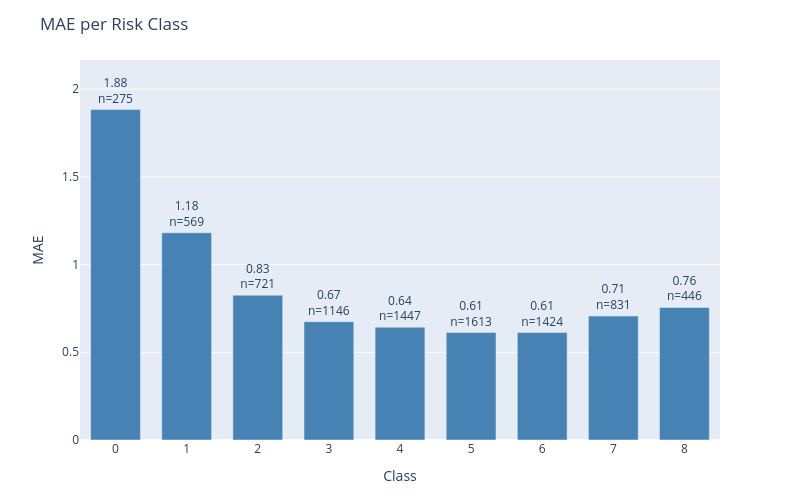

Notebook source saved alongside this figure:
### Code cell
plot_error_by_group(
    df=results_test,
    y_true_col='actual',
    y_pred_col='prediction',
    group_by='class',
    metric='mae',
    title='MAE per Risk Class'
)

### Figure 1 — Plotly figure (JSON) as saved in the notebook; plotly's stock layout.template omitted (floating-point values rounded to 4 significant figures)
{"data": [{"marker": {"color": "steelblue"}, "text": ["1.88<br>n=275", "1.18<br>n=569", "0.83<br>n=721", "0.67<br>n=1146", "0.64<br>n=1447", "0.61<br>n=1613", "0.61<br>n=1424", "0.71<br>n=831", "0.76<br>n=446"], "textposition": "outside", "type": "bar", "x": ["0", "1", "2", "3", "4", "5", "6", "7", "8"], "y": [1.884, 1.181, 0.8252, 0.6745, 0.6427, 0.6125, 0.6124, 0.7064, 0.7556]}], "layout": {"bargap": 0.3, "height": 500, "margin": {"b": 60, "t": 60}, "title": {"text": "MAE per Risk Class"}, "uniformtext": {"minsize": 8, "mode": "hide"}, "width": 800, "xaxis": {"title": {"text": "Class"}}, "yaxis": {"range": [0, 2.166], "title": {"text": "MAE"}}}}
